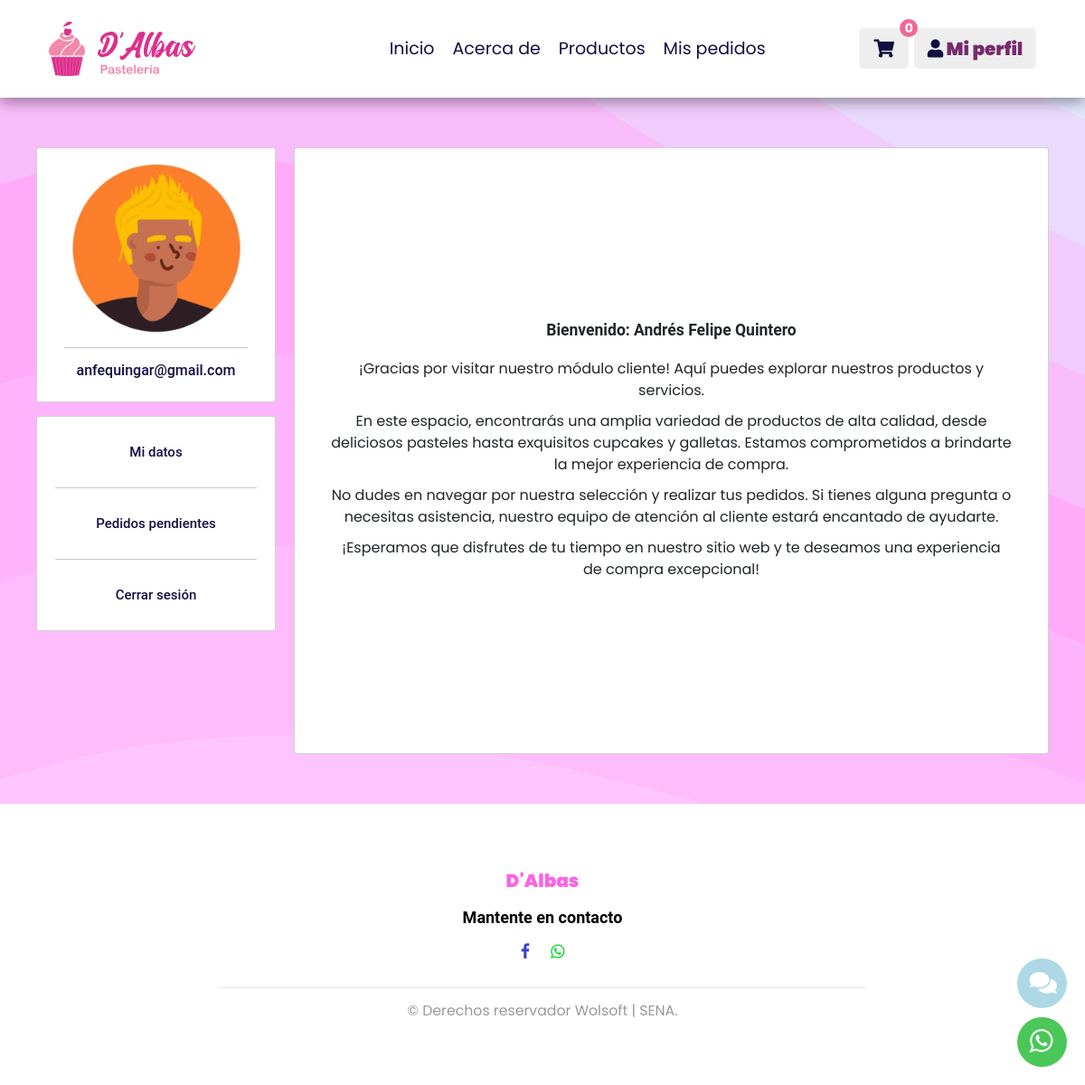
Page /vistaPerfilUsuario/ (signed in) on the committed database.
### app_DAlbas/models.py (models this page shows, shortened)
class User(AbstractUser):
    fotoUsuario = models.ImageField(upload_to=f"usuarios/",null=True,blank=True,db_comment="Foto del Usuario")
    tipoUsuario = models.CharField(max_length=15,choices=TIPO_USUARIOS,db_comment="Nombre del Tipo de usuario")
    estadoUsuario = models.CharField(max_length=10,choices=ESTADOS_USUARIOS,default='Activo',db_comment="Estado de los usuarios, deben estar activos para poder ingresar")
    fechaHoraCreacion  = models.DateTimeField(auto_now_add=True,db_comment="Fecha y hora del registro")
    fechaHoraActualizacion = models.DateTimeField(auto_now=True,db_comment="Fecha y hora última actualización")

### app_DAlbas/views.py (the view)
# urls.py: path("vistaPerfilUsuario/", views.vistaPerfilUsuario),
def vistaPerfilUsuario(request):
    if request.user.is_authenticated:
        if request.user.groups.filter(name='Cliente').exists():
            user_id = request.user.id
            cliente = get_object_or_404(Clientes, pk=user_id)
            misPedidos = Pedidos.objects.filter(userPedido=user_id)
            retorno = {"cliente": cliente,"misPedidos": misPedidos}
            return render(request, "cliente/perfilusuario.html", retorno)
        else:
            retorno = {"mensaje": "No tienes permiso para ingresar a esta vista"}
    else:
        retorno = {"mensaje": "Debe ingresar con sus credenciales"}
    return render(request, "login.html", retorno)

### app_DAlbas/Carrito.py (called while the page is built)
    def obtener_cantidad_total(self):
        total_cantidad = len(self.carrito)
        return total_cantidad

### app_DAlbas/context_processor.py (called while the page is built, shortened)
def totalCarrito(request):
    total = 0
    return {"total_carrito": total}

def cantidad_productos_carrito(request):
    carrito = Carrito(request)
    cantidad_productos = carrito.obtener_cantidad_total()
    return {'cantidad_productos_carrito': cantidad_productos}

### app_DAlbas/templates/cliente/perfilusuario.html (shortened to what this page needs)
{% extends "index.html" %}
{% block encabezado %}
{% include "cliente/encabezado.html" %}
{% endblock %}
{% block contenido %}
{% load static %}
<div class="container-fluid perfilUser p-5">
    <div class="row p-4">
        <div class="col-3 p-3">
            <div class="card p-3 text-center">
                <div class="text-center">
                    <img src="../media/{{ user.fotoUsuario }}" class="rounded-circle mx-auto d-block img-fluid" alt="..." id="imagenUsuario" style="border-radius: 50%;">
                </div>
                <div class="col-10 mx-auto mb-3">
                    <hr class="mb-4">
                    <h4 style="color: var(--black); font-size: medium;">{{ user.username }}</h4>
                </div>
            </div>
            <div class="card p-3 text-center mt-4">
                <nav class="p-3 menu-user">
                    <div class="col-10 mx-auto mt-3 mb-5 nav-item">
                        <a href="javascript:void(0);" class="h5 nav-user" style="color: var(--black);" onclick="mostrarDatos();">Mi datos</a>
                    </div>
                    <hr>
                    <div class="col-10 mx-auto mt-5 mb-5 nav-item">
                        <a href="javascript:void(0);" class="h5 nav-user" style="color: var(--black);" onclick="mostrarPedidos()">Pedidos pendientes</a>
                    </div>
                    <hr>
                    <div class="col-10 mx-auto mt-5 mb-3 nav-item">
                        <a href="/cerrarSesion/" id="cerrarSesion" class="h5 nav-user" style="color: var(--black);">Cerrar sesión</a>
                    </div>
                </nav>
            </div>
        </div>
        <div class="col-9 p-3">
            <div class="card text-center py-5 px-5" style="height: auto;">
                <div class="card-body py-5" id="vistaInicial" style="height: auto;">
                    <div class="d-flex flex-column justify-content-center align-items-center" style="height: 68.6vh;">
                        <h3 class="card-title text-center fw-bold">Bienvenido: {{ user.first_name }} {{ user.last_name }}</h3>
                        <br>
                        <div style="width: 100%; height: auto;">
                            <p class="card-text">
                                ¡Gracias por visitar nuestro módulo cliente! Aquí puedes explorar nuestros productos y servicios.
                            </p>
                            <p class="card-text">
                                En este espacio, encontrarás una amplia variedad de productos de alta calidad, desde deliciosos pasteles hasta exquisitos cupcakes y galletas. Estamos comprometidos a brindarte la mejor experiencia de compra.
                            </p>
                            <p class="card-text">
                                No dudes en navegar por nuestra selección y realizar tus pedidos. Si tienes alguna pregunta o necesitas asistencia, nuestro equipo de atención al cliente estará encantado de ayudarte.
                            </p>
                            <p class="card-text">
                                ¡Esperamos que disfrutes de tu tiempo en nuestro sitio web y te deseamos una experiencia de compra excepcional!
                            </p>
                        </div>
                    </div>
                </div>
            </div>
        </div>
    </div>
</div>
{% endblock %}
{% block footer %}
{% include "cliente/footer.html" %}
{% endblock %}

### app_DAlbas/static/css/style.css (style rules this page uses)
:root { --orange: #F26699; --black: #130f40; --light-color: #762b6c; --with: #F2F2F2; --pink-pastel: #F285AD; --pink: #D9145C; --box-shadow: 0 .5rem 1.5rem rgba(0, 0, 0, 0.384); --border: .2rem solid rgba(0, 0, 0, .1); --outline: .1rem solid rgba(0, 0, 0, .1); --outline-hover: .2rem solid var(--light-color); }
* { font-family: 'Poppins', sans-serif; margin: 0; padding: 0; box-sizing: border-box; outline: none; border: none; text-decoration: none; transition: all .2s linear; }
html { font-size: 62.5%; overflow-x: hidden; scroll-behavior: smooth; scroll-padding-top: 7rem; }
body { background-color: #FCD3FF; background-attachment: fixed; background-size: cover; }
.card .card-text { font-size: 1.6rem; }
.container-fluid { text-align: center; }
#imagenUsuario { background-size: cover; width: 200px; height: 200px; }
.align-items-center { align-items: center !important; }
.d-flex { display: flex !important; }
.row { display: flex; flex-wrap: wrap; margin-right: -15px; margin-left: -15px; }
h5, .h5, .cart_totals h2, .woocommerce-billing-fields h3, .woocommerce-additional-fields h3, .woocommerce-shipping-fields h3, #order_review_heading, #yith-wcwl-form .wishlist-title h2, .woocommerce legend { font-size: 1.5rem; }
a { color: #007bff; text-decoration: none; background-color: transparent; }
a { -webkit-transition: .3s all ease; -o-transition: .3s all ease; transition: .3s all ease; }
a, a:hover { text-decoration: none !important; }
h1, h2, h3, h4, h5, h6, .h1, .h2, .h3, .h4, .h5, .h6 { font-family: "Roboto", -apple-system, BlinkMacSystemFont, "Segoe UI", Roboto, "Helvetica Neue", Arial, "Noto Sans", sans-serif, "Apple Color Emoji", "Segoe UI Emoji", "Segoe UI Symbol", "Noto Color Emoji"; }

### rows in the picture
User: fotoUsuario (picture), username "anfequingar@gmail.com", first_name "Andrés Felipe", last_name "Quintero"

### other values in the picture
{{ cantidad_productos_carrito }} "0"
